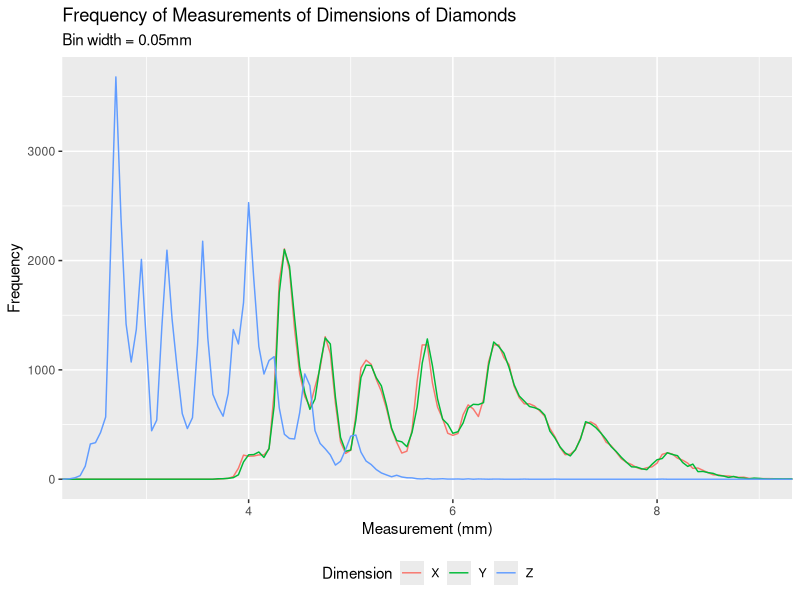
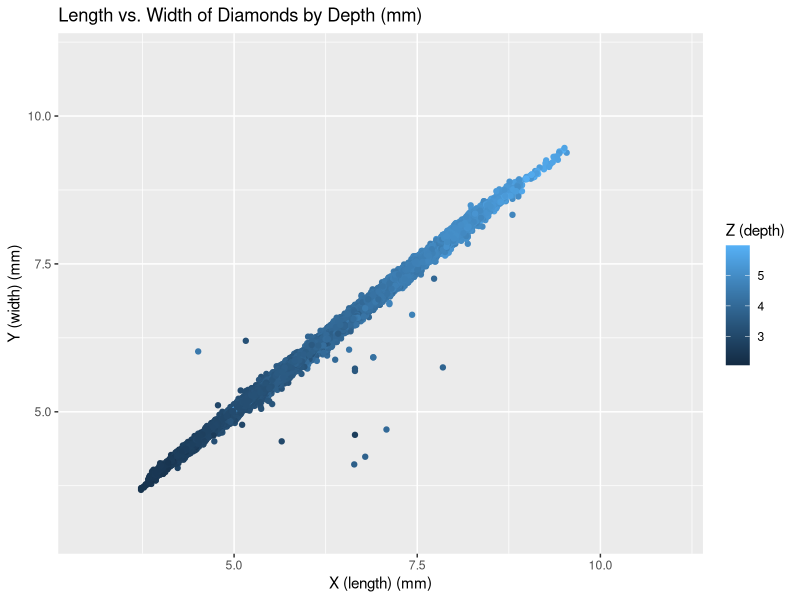

These figures' R source, in order:
## ---- chunk 1
knitr::opts_chunk$set(echo = TRUE)
## ---- chunk 2
library(tidyverse)
ggplot(diamonds) + 
  geom_freqpoly(mapping = aes(x = x, color = "X"), binwidth = 0.05) +
  geom_freqpoly(mapping = aes(x = y, color = "Y"), binwidth = 0.05) +
  geom_freqpoly(mapping = aes(x = z, color = "Z"), binwidth = 0.05) +
  coord_cartesian(xlim = c(2.5, 9)) +
  labs(title = "Frequency of Measurements of Dimensions of Diamonds",
       subtitle = "Bin width = 0.05mm",
       x = "Measurement (mm)",
       y = "Frequency") +
  theme(legend.position = "bottom") +
  scale_colour_discrete(name = "Dimension")
## ---- chunk 3
z_common <- diamonds %>% 
  filter(z > 2 & z < 6) 
ggplot(z_common) +
  geom_point(mapping = aes(x = x, y = y, color = z)) + 
  coord_cartesian(xlim = c(3, 11), ylim = c(3, 11)) +
  labs(title = "Length vs. Width of Diamonds by Depth (mm)",
       x = "X (length) (mm)",
       y = "Y (width) (mm)") +
  theme(legend.position = "right") +
  scale_colour_continuous(name = "Z (depth)")
